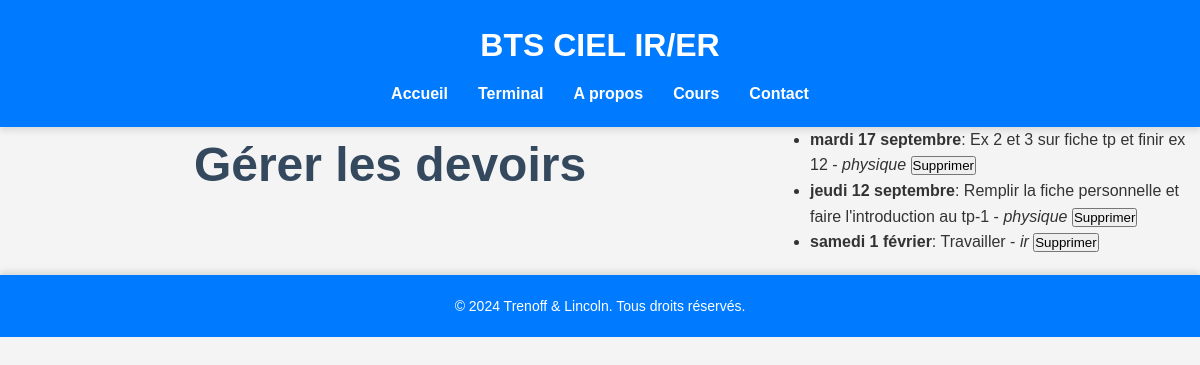
The page /admin/all_homework on the database its author committed.
### webapp/py/model.py (models this page shows, shortened)
class Homework(db.Model):
    id = db.Column(db.Integer, primary_key=True)
    date = db.Column(db.Date, nullable=False)
    text = db.Column(db.String(255), nullable=False)
    matiere = db.Column(db.String(50), nullable=False)  # Champ de matière

### webapp/admin.py (the view)
@administrator.route('/admin/all_homework')
def all_homework():
    homeworks = Homework.query.all()
    return render_template('all_homework.html', homeworks=homeworks)

### webapp/app.py (called while the page is built)
@app.context_processor
def inject_functions():
    return dict(what_day_month=what_day_month)

### webapp/py/day.py (called while the page is built)
def what_day_month(date):
    day_of_week = DAYS[date.weekday()]  # Récupère le jour de la semaine
    month = MONTHS[date.month - 1]  # Récupère le mois
    return f'{day_of_week} {date.day} {month}'

### webapp/templates/admin/all_homework.html
{% extends "base.html" %}
{% block content %}
<link rel="stylesheet" href="{{ url_for('static', filename='index_style.css') }}">
<h1>Gérer les devoirs</h1>
<ul>
    {% if homeworks %}
        {% for homework in homeworks %}
            <li>
                <strong>{{ what_day_month(homework.date) }}</strong>: {{ homework.text }} - <em>{{ homework.matiere }}</em>
                <form action="{{ url_for('admin.delete_homework', id=homework.id) }}" method="POST" style="display:inline;">
                    <button type="submit" class="delete-button">Supprimer</button>
                </form>
            </li>
        {% endfor %}
    {% else %}
        <li>Aucun devoir disponible.</li>
    {% endif %}
</ul>
{% endblock %}

### webapp/templates/base.html (shortened to what this page needs)
<!DOCTYPE html>
<html lang="fr">
<head>
    <link rel="stylesheet" href="{{ url_for('static', filename='base_style.css') }}">
</head>
<body>
    <header>
        <h1>BTS CIEL IR/ER</h1>
        <nav>
            <ul>
                <li><a href="{{ url_for('index') }}">Accueil</a></li>
                <li><a href="{{ url_for('terminal') }}">Terminal</a></li>
                <li><a href="{{ url_for('about') }}">A propos</a></li>
                <li><a href="{{ url_for('learning.learning_redirect') }}">Cours</a></li>
                <li><a href="{{ url_for('about') }}">Contact</a></li>
            </ul>
        </nav>
    </header>
    <main>
        {% block content %}
        {% endblock %}
    </main>
    <footer>
        <p>&copy; 2024 Trenoff & Lincoln. Tous droits réservés.</p>
    </footer>
</body>
</html>

### webapp/static/base_style.css (style rules this page uses)
* { margin: 0; padding: 0; box-sizing: border-box; font-family: 'Arial', sans-serif; }
body { line-height: 1.6; background: #f4f4f4; color: #333; }
header { background: #007bff; color: white; padding: 20px 0; text-align: center; box-shadow: 0 4px 6px rgba(0, 0, 0, 0.1); }
header h1 { margin-bottom: 10px; }
header nav { width: 100%; }
header nav ul { list-style-type: none; display: flex; justify-content: center; }
header nav ul li { margin: 0 15px; }
header nav ul li a { color: white; text-decoration: none; font-weight: bold; }
footer { text-align: center; padding: 20px 0; background-color: #007bff; color: white; margin-top: 20px; box-shadow: 0 -4px 6px rgba(0, 0, 0, 0.1); }
footer p { margin: 0; font-size: 14px; }

### webapp/static/index_style.css (style rules this page uses)
main * { margin: 0; padding: 0; box-sizing: border-box; font-family: 'Poppins', sans-serif; }
main h1 { font-size: 3em; text-align: center; color: #34495e; margin-bottom: 20px; }
main { display: grid; grid-template-columns: 2fr 1fr; gap: 30px; max-width: 1200px; margin: 0 auto; }

### rows shown on the page
Homework: date "mardi 17 septembre", text "Ex 2 et 3 sur fiche tp et finir ex 12", matiere "physique"
Homework: date "jeudi 12 septembre", text "Remplir la fiche personnelle et faire l'introduction au tp-1", matiere "physique"
Homework: date "samedi 1 février", text "Travailler", matiere "ir"
